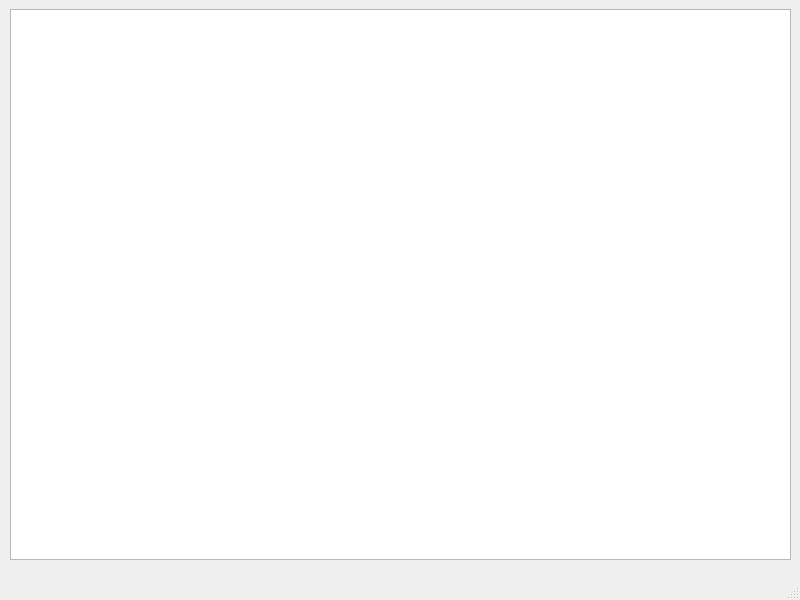
<?xml version="1.0" encoding="UTF-8"?>
<ui version="4.0">
 <class>Text_Editor</class>
 <widget class="QMainWindow" name="Text_Editor">
  <property name="geometry">
   <rect>
    <x>0</x>
    <y>0</y>
    <width>800</width>
    <height>600</height>
   </rect>
  </property>
  <property name="windowTitle">
   <string>Text editor</string>
  </property>
  <widget class="QWidget" name="centralwidget">
   <widget class="QTextEdit" name="textEdit">
    <property name="geometry">
     <rect>
      <x>10</x>
      <y>9</y>
      <width>781</width>
      <height>551</height>
     </rect>
    </property>
   </widget>
  </widget>
  <widget class="QMenuBar" name="menubar">
   <property name="geometry">
    <rect>
     <x>0</x>
     <y>0</y>
     <width>800</width>
     <height>21</height>
    </rect>
   </property>
  </widget>
  <widget class="QStatusBar" name="statusbar"/>
 </widget>
 <resources/>
 <connections/>
</ui>
